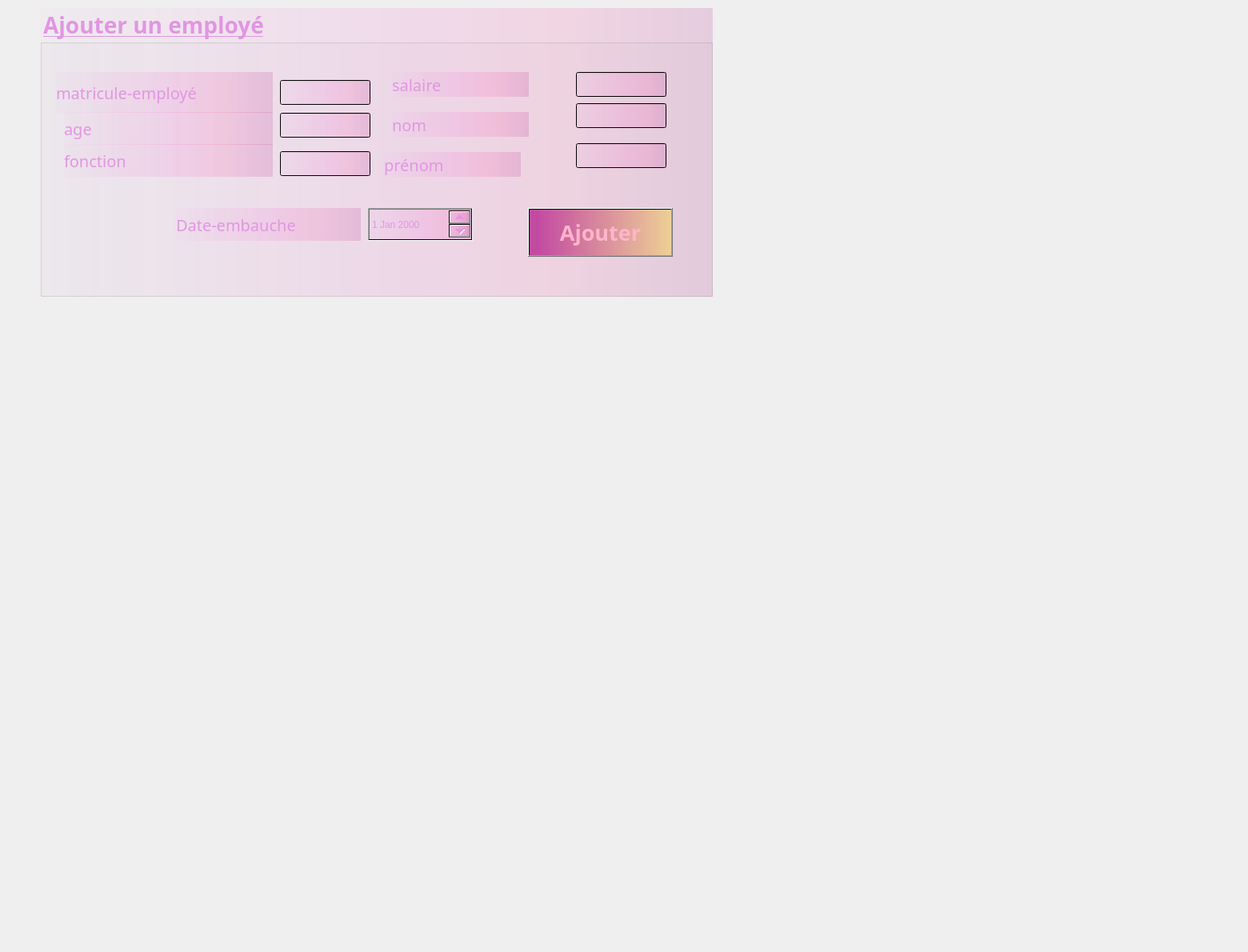
     <widget class="QWidget" name="ajouteremp">
      <attribute name="title">
       <string>Ajouter</string>
      </attribute>
      <widget class="QGroupBox" name="groupBox">
       <property name="geometry">
        <rect>
         <x>50</x>
         <y>10</y>
         <width>841</width>
         <height>361</height>
        </rect>
       </property>
       <property name="font">
        <font>
         <family>Lucida Calligraphy</family>
         <pointsize>21</pointsize>
         <weight>75</weight>
         <bold>true</bold>
         <underline>true</underline>
        </font>
       </property>
       <property name="autoFillBackground">
        <bool>false</bool>
       </property>
       <property name="styleSheet">
        <string notr="true">color:rgb(225, 150, 225);

background-color: qlineargradient(spread:pad, x1:0, y1:0, x2:1, y2:0, stop:0 rgba(227, 0, 255, 4), stop:0.550847 rgba(255, 0, 190, 22), stop:0.771186 rgba(255, 0, 126, 28), stop:1 rgba(170, 0, 127, 37));</string>
       </property>
       <property name="title">
        <string>Ajouter un employé</string>
       </property>
       <property name="flat">
        <bool>false</bool>
       </property>
       <property name="checkable">
        <bool>false</bool>
       </property>
       <widget class="QLabel" name="label_7">
        <property name="geometry">
         <rect>
          <x>440</x>
          <y>130</y>
          <width>171</width>
          <height>31</height>
         </rect>
        </property>
        <property name="font">
         <font>
          <family>Lucida Calligraphy</family>
          <pointsize>15</pointsize>
         </font>
        </property>
        <property name="text">
         <string>nom</string>
        </property>
       </widget>
       <widget class="QLabel" name="label_9">
        <property name="geometry">
         <rect>
          <x>20</x>
          <y>80</y>
          <width>271</width>
          <height>51</height>
         </rect>
        </property>
        <property name="font">
         <font>
          <family>Lucida Calligraphy</family>
          <pointsize>15</pointsize>
         </font>
        </property>
        <property name="text">
         <string>matricule-employé</string>
        </property>
       </widget>
       <widget class="QLabel" name="label_11">
        <property name="geometry">
         <rect>
          <x>170</x>
          <y>250</y>
          <width>231</width>
          <height>41</height>
         </rect>
        </property>
        <property name="font">
         <font>
          <family>Lucida Calligraphy</family>
          <pointsize>15</pointsize>
         </font>
        </property>
        <property name="text">
         <string>Date-embauche</string>
        </property>
       </widget>
       <widget class="QLabel" name="label_8">
        <property name="geometry">
         <rect>
          <x>430</x>
          <y>180</y>
          <width>171</width>
          <height>31</height>
         </rect>
        </property>
        <property name="font">
         <font>
          <family>Lucida Calligraphy</family>
          <pointsize>15</pointsize>
         </font>
        </property>
        <property name="text">
         <string>prénom</string>
        </property>
       </widget>
       <widget class="QLabel" name="label_13">
        <property name="geometry">
         <rect>
          <x>30</x>
          <y>170</y>
          <width>261</width>
          <height>41</height>
         </rect>
        </property>
        <property name="font">
         <font>
          <family>Lucida Calligraphy</family>
          <pointsize>15</pointsize>
         </font>
        </property>
        <property name="text">
         <string>fonction</string>
        </property>
       </widget>
       <widget class="QPushButton" name="ajoutemp">
        <property name="enabled">
         <bool>true</bool>
        </property>
        <property name="geometry">
         <rect>
          <x>610</x>
          <y>250</y>
          <width>181</width>
          <height>61</height>
         </rect>
        </property>
        <property name="font">
         <font>
          <family>Lucida Calligraphy</family>
          <pointsize>20</pointsize>
          <weight>75</weight>
          <bold>true</bold>
         </font>
        </property>
        <property name="acceptDrops">
         <bool>false</bool>
        </property>
        <property name="autoFillBackground">
         <bool>false</bool>
        </property>
        <property name="styleSheet">
         <string notr="true">background-color: qlineargradient(spread:pad, x1:0, y1:0, x2:1, y2:0, stop:0.0635593 rgba(170, 0, 127, 164), stop:1 rgba(255, 214, 0, 82));
color: rgb(255, 180, 203);</string>
        </property>
        <property name="text">
         <string>Ajouter</string>
        </property>
       </widget>
       <widget class="QLabel" name="label_19">
        <property name="geometry">
         <rect>
          <x>440</x>
          <y>80</y>
          <width>171</width>
          <height>31</height>
         </rect>
        </property>
        <property name="font">
         <font>
          <family>Lucida Calligraphy</family>
          <pointsize>15</pointsize>
         </font>
        </property>
        <property name="text">
         <string>salaire</string>
        </property>
       </widget>
       <widget class="QLineEdit" name="matricule">
        <property name="geometry">
         <rect>
          <x>300</x>
          <y>90</y>
          <width>113</width>
          <height>31</height>
         </rect>
        </property>
       </widget>
       <widget class="QLineEdit" name="nom">
        <property name="geometry">
         <rect>
          <x>670</x>
          <y>119</y>
          <width>113</width>
          <height>31</height>
         </rect>
        </property>
       </widget>
       <widget class="QLineEdit" name="prenom">
        <property name="geometry">
         <rect>
          <x>670</x>
          <y>169</y>
          <width>113</width>
          <height>31</height>
         </rect>
        </property>
       </widget>
       <widget class="QLineEdit" name="salaire">
        <property name="geometry">
         <rect>
          <x>670</x>
          <y>80</y>
          <width>113</width>
          <height>31</height>
         </rect>
        </property>
       </widget>
       <widget class="QLineEdit" name="fonction">
        <property name="geometry">
         <rect>
          <x>300</x>
          <y>179</y>
          <width>113</width>
          <height>31</height>
         </rect>
        </property>
       </widget>
       <widget class="QLabel" name="label_20">
        <property name="geometry">
         <rect>
          <x>30</x>
          <y>130</y>
          <width>261</width>
          <height>41</height>
         </rect>
        </property>
        <property name="font">
         <font>
          <family>Lucida Calligraphy</family>
          <pointsize>15</pointsize>
         </font>
        </property>
        <property name="text">
         <string>age</string>
        </property>
       </widget>
       <widget class="QLineEdit" name="age">
        <property name="geometry">
         <rect>
          <x>300</x>
          <y>131</y>
          <width>113</width>
          <height>31</height>
         </rect>
        </property>
       </widget>
       <widget class="QDateEdit" name="dateemb">
        <property name="geometry">
         <rect>
          <x>410</x>
          <y>250</y>
          <width>131</width>
          <height>41</height>
         </rect>
        </property>
       </widget>
      </widget>
      <widget class="QLabel" name="label_5">
       <property name="geometry">
        <rect>
         <x>-180</x>
         <y>-410</y>
         <width>1551</width>
         <height>1181</height>
        </rect>
       </property>
       <property name="text">
        <string/>
       </property>
       <property name="pixmap">
        <pixmap>../../../../../../../../../../resources/Valentine_s_Day_Sweets_Cake_Roses_Cupcake_Wood_540623_1920x1080.jpg</pixmap>
       </property>
      </widget>
      <zorder>label_5</zorder>
      <zorder>groupBox</zorder>
     </widget>
